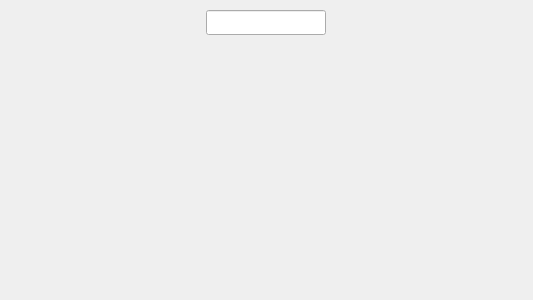
<?xml version="1.0" encoding="UTF-8"?>
<ui version="4.0">
 <class>MainWindow</class>
 <widget class="QMainWindow" name="MainWindow">
  <property name="geometry">
   <rect>
    <x>0</x>
    <y>0</y>
    <width>533</width>
    <height>300</height>
   </rect>
  </property>
  <property name="windowTitle">
   <string>MainWindow</string>
  </property>
  <property name="styleSheet">
   <string notr="true"/>
  </property>
  <widget class="QWidget" name="centralWidget">
   <property name="styleSheet">
    <string notr="true">background-image: url(:/img/Pics/idle.png);</string>
   </property>
   <widget class="QLabel" name="Cup1_1">
    <property name="geometry">
     <rect>
      <x>0</x>
      <y>44</y>
      <width>71</width>
      <height>71</height>
     </rect>
    </property>
    <property name="styleSheet">
     <string notr="true">background-image: url(:/img/Pics/green_cup.png);</string>
    </property>
    <property name="text">
     <string/>
    </property>
   </widget>
   <widget class="QLabel" name="Cup1_2">
    <property name="geometry">
     <rect>
      <x>0</x>
      <y>115</y>
      <width>71</width>
      <height>71</height>
     </rect>
    </property>
    <property name="styleSheet">
     <string notr="true">background-image: url(:/img/Pics/green_cup.png);</string>
    </property>
    <property name="text">
     <string/>
    </property>
   </widget>
   <widget class="QLabel" name="Cup1_3">
    <property name="geometry">
     <rect>
      <x>0</x>
      <y>186</y>
      <width>71</width>
      <height>71</height>
     </rect>
    </property>
    <property name="styleSheet">
     <string notr="true">background-image: url(:/img/Pics/green_cup.png);</string>
    </property>
    <property name="text">
     <string/>
    </property>
   </widget>
   <widget class="QLabel" name="Cup1_4">
    <property name="geometry">
     <rect>
      <x>71</x>
      <y>79</y>
      <width>71</width>
      <height>71</height>
     </rect>
    </property>
    <property name="styleSheet">
     <string notr="true">background-image: url(:/img/Pics/green_cup.png);</string>
    </property>
    <property name="text">
     <string/>
    </property>
   </widget>
   <widget class="QLabel" name="Cup1_5">
    <property name="geometry">
     <rect>
      <x>71</x>
      <y>150</y>
      <width>71</width>
      <height>71</height>
     </rect>
    </property>
    <property name="styleSheet">
     <string notr="true">background-image: url(:/img/Pics/green_cup.png);</string>
    </property>
    <property name="text">
     <string/>
    </property>
   </widget>
   <widget class="QLabel" name="Cup1_6">
    <property name="geometry">
     <rect>
      <x>150</x>
      <y>115</y>
      <width>71</width>
      <height>71</height>
     </rect>
    </property>
    <property name="styleSheet">
     <string notr="true">background-image: url(:/img/Pics/green_cup.png);</string>
    </property>
    <property name="text">
     <string/>
    </property>
   </widget>
   <widget class="QLabel" name="Cup2_1">
    <property name="geometry">
     <rect>
      <x>462</x>
      <y>44</y>
      <width>71</width>
      <height>71</height>
     </rect>
    </property>
    <property name="styleSheet">
     <string notr="true">background-image: url(:/img/Pics/green_cup.png);</string>
    </property>
    <property name="text">
     <string/>
    </property>
   </widget>
   <widget class="QLabel" name="Cup2_2">
    <property name="geometry">
     <rect>
      <x>462</x>
      <y>115</y>
      <width>71</width>
      <height>71</height>
     </rect>
    </property>
    <property name="styleSheet">
     <string notr="true">background-image: url(:/img/Pics/green_cup.png);</string>
    </property>
    <property name="text">
     <string/>
    </property>
   </widget>
   <widget class="QLabel" name="Cup2_3">
    <property name="geometry">
     <rect>
      <x>462</x>
      <y>186</y>
      <width>71</width>
      <height>71</height>
     </rect>
    </property>
    <property name="styleSheet">
     <string notr="true">background-image: url(:/img/Pics/green_cup.png);</string>
    </property>
    <property name="text">
     <string/>
    </property>
   </widget>
   <widget class="QLabel" name="Cup2_4">
    <property name="geometry">
     <rect>
      <x>391</x>
      <y>79</y>
      <width>71</width>
      <height>71</height>
     </rect>
    </property>
    <property name="styleSheet">
     <string notr="true">background-image: url(:/img/Pics/green_cup.png);</string>
    </property>
    <property name="text">
     <string/>
    </property>
   </widget>
   <widget class="QLabel" name="Cup2_5">
    <property name="geometry">
     <rect>
      <x>391</x>
      <y>150</y>
      <width>71</width>
      <height>71</height>
     </rect>
    </property>
    <property name="styleSheet">
     <string notr="true">background-image: url(:/img/Pics/green_cup.png);</string>
    </property>
    <property name="text">
     <string/>
    </property>
   </widget>
   <widget class="QLabel" name="Cup2_6">
    <property name="geometry">
     <rect>
      <x>320</x>
      <y>115</y>
      <width>71</width>
      <height>71</height>
     </rect>
    </property>
    <property name="styleSheet">
     <string notr="true">background-image: url(:/img/Pics/green_cup.png);</string>
    </property>
    <property name="text">
     <string/>
    </property>
   </widget>
   <widget class="QLineEdit" name="lineEdit">
    <property name="geometry">
     <rect>
      <x>206</x>
      <y>10</y>
      <width>120</width>
      <height>25</height>
     </rect>
    </property>
    <property name="text">
     <string/>
    </property>
   </widget>
  </widget>
 </widget>
 <layoutdefault spacing="6" margin="11"/>
 <resources/>
 <connections/>
</ui>
